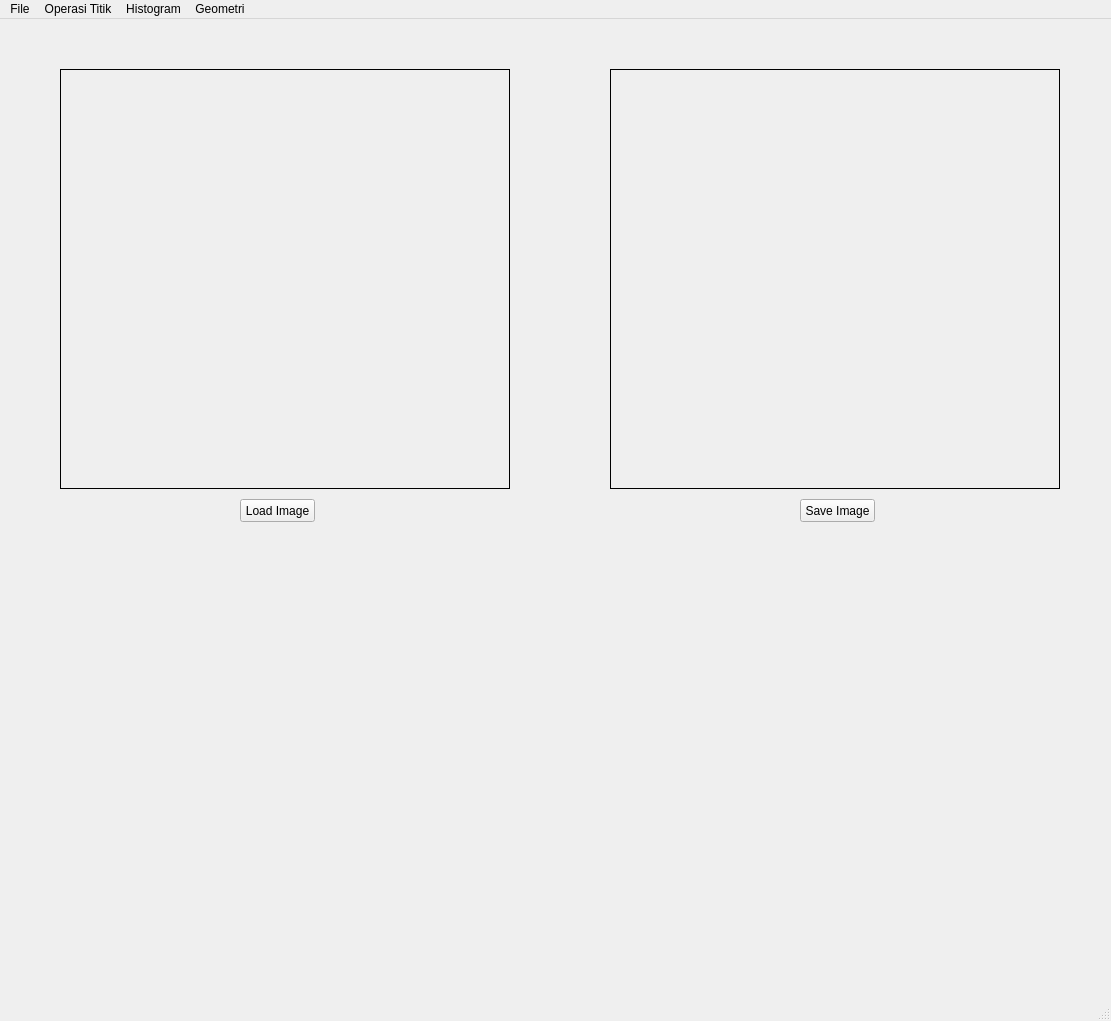
<?xml version="1.0" encoding="UTF-8"?>
<ui version="4.0">
 <class>MainWindow</class>
 <widget class="QMainWindow" name="MainWindow">
  <property name="geometry">
   <rect>
    <x>0</x>
    <y>0</y>
    <width>1111</width>
    <height>1021</height>
   </rect>
  </property>
  <property name="windowTitle">
   <string>MainWindow</string>
  </property>
  <widget class="QWidget" name="centralwidget">
   <widget class="QPushButton" name="loadButton">
    <property name="geometry">
     <rect>
      <x>240</x>
      <y>480</y>
      <width>75</width>
      <height>23</height>
     </rect>
    </property>
    <property name="text">
     <string>Load Image</string>
    </property>
   </widget>
   <widget class="QLabel" name="imgLabel">
    <property name="geometry">
     <rect>
      <x>60</x>
      <y>50</y>
      <width>450</width>
      <height>420</height>
     </rect>
    </property>
    <property name="frameShape">
     <enum>QFrame::Box</enum>
    </property>
    <property name="text">
     <string/>
    </property>
   </widget>
   <widget class="QLabel" name="hasilLabel">
    <property name="geometry">
     <rect>
      <x>610</x>
      <y>50</y>
      <width>450</width>
      <height>420</height>
     </rect>
    </property>
    <property name="frameShape">
     <enum>QFrame::Box</enum>
    </property>
    <property name="text">
     <string/>
    </property>
   </widget>
   <widget class="QPushButton" name="saveButton">
    <property name="geometry">
     <rect>
      <x>800</x>
      <y>480</y>
      <width>75</width>
      <height>23</height>
     </rect>
    </property>
    <property name="text">
     <string>Save Image</string>
    </property>
   </widget>
  </widget>
  <widget class="QMenuBar" name="menubar">
   <property name="geometry">
    <rect>
     <x>0</x>
     <y>0</y>
     <width>1111</width>
     <height>21</height>
    </rect>
   </property>
   <widget class="QMenu" name="menuFile">
    <property name="title">
     <string>File</string>
    </property>
    <addaction name="actionLoad_Image"/>
    <addaction name="actionSave_Image"/>
   </widget>
   <widget class="QMenu" name="menuOperasi_Titik">
    <property name="title">
     <string>Operasi Titik</string>
    </property>
    <addaction name="actionGrayScale"/>
    <addaction name="actionBrightness"/>
    <addaction name="actionSimple_Contrast"/>
    <addaction name="actionContrast_Stretching"/>
    <addaction name="actionNegative_Image"/>
    <addaction name="actionBiner_Image"/>
   </widget>
   <widget class="QMenu" name="menuHistogram">
    <property name="title">
     <string>Histogram</string>
    </property>
    <addaction name="actionGray_Histogram"/>
    <addaction name="actionRGB_Histogram"/>
    <addaction name="actionHistogram_Equalization"/>
   </widget>
   <widget class="QMenu" name="menuGeometri">
    <property name="title">
     <string>Geometri</string>
    </property>
    <addaction name="actionTranslasi"/>
   </widget>
   <addaction name="menuFile"/>
   <addaction name="menuOperasi_Titik"/>
   <addaction name="menuHistogram"/>
   <addaction name="menuGeometri"/>
  </widget>
  <widget class="QStatusBar" name="statusbar"/>
  <action name="actionGrayScale">
   <property name="text">
    <string>GrayScale</string>
   </property>
  </action>
  <action name="actionLoad_Image">
   <property name="text">
    <string>Load Image</string>
   </property>
  </action>
  <action name="actionSave_Image">
   <property name="text">
    <string>Save Image</string>
   </property>
  </action>
  <action name="actionBrightness">
   <property name="text">
    <string>Brightness</string>
   </property>
  </action>
  <action name="actionSimple_Contrast">
   <property name="text">
    <string>Simple Contrast</string>
   </property>
  </action>
  <action name="actionContrast_Stretching">
   <property name="text">
    <string>Contrast Stretching</string>
   </property>
  </action>
  <action name="actionNegative_Image">
   <property name="text">
    <string>Negative Image</string>
   </property>
  </action>
  <action name="actionBiner_Image">
   <property name="text">
    <string>Biner Image</string>
   </property>
  </action>
  <action name="actionGray_Histogram">
   <property name="text">
    <string>Histogram Grayscale</string>
   </property>
  </action>
  <action name="actionRGB_Histogram">
   <property name="text">
    <string>Histogram RGB</string>
   </property>
  </action>
  <action name="actionHistogram_Equalization">
   <property name="text">
    <string>Histogram Equalization</string>
   </property>
  </action>
  <action name="actionTranslasi">
   <property name="text">
    <string>Translasi</string>
   </property>
  </action>
 </widget>
 <resources/>
 <connections/>
</ui>
